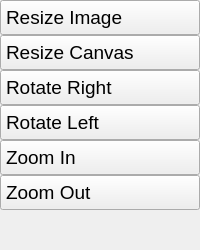
        <widget class="QWidget" name="canvaspage">
         <attribute name="title">
          <string>Canvas</string>
         </attribute>
         <layout class="QVBoxLayout" name="verticalLayout_2">
          <property name="spacing">
           <number>0</number>
          </property>
          <property name="leftMargin">
           <number>0</number>
          </property>
          <property name="topMargin">
           <number>0</number>
          </property>
          <property name="rightMargin">
           <number>0</number>
          </property>
          <property name="bottomMargin">
           <number>0</number>
          </property>
          <item>
           <widget class="QPushButton" name="resizeimage">
            <property name="minimumSize">
             <size>
              <width>0</width>
              <height>22</height>
             </size>
            </property>
            <property name="maximumSize">
             <size>
              <width>16777215</width>
              <height>231</height>
             </size>
            </property>
            <property name="font">
             <font>
              <pointsize>14</pointsize>
             </font>
            </property>
            <property name="styleSheet">
             <string notr="true">QPushButton{
Text-align:left;
padding: 5px 5px 5px 5px;
}

QPushButton:pressed{
background-color: #212F39; 
}

QPushButton:hover {
background-color: #212F39;
}</string>
            </property>
            <property name="text">
             <string>Resize Image</string>
            </property>
            <property name="icon">
             <iconset resource="../icons.qrc">
              <normaloff>:/icons/fullscreen_w.svg</normaloff>:/icons/fullscreen_w.svg</iconset>
            </property>
            <property name="iconSize">
             <size>
              <width>22</width>
              <height>22</height>
             </size>
            </property>
           </widget>
          </item>
          <item>
           <widget class="QPushButton" name="resizecanvas">
            <property name="minimumSize">
             <size>
              <width>0</width>
              <height>22</height>
             </size>
            </property>
            <property name="maximumSize">
             <size>
              <width>16777215</width>
              <height>220</height>
             </size>
            </property>
            <property name="font">
             <font>
              <pointsize>14</pointsize>
             </font>
            </property>
            <property name="styleSheet">
             <string notr="true">QPushButton{
Text-align:left;
padding: 5px 5px 5px 5px;
}

QPushButton:pressed{
background-color: #212F39; 
}

QPushButton:hover {
background-color: #212F39;
}</string>
            </property>
            <property name="text">
             <string>Resize Canvas</string>
            </property>
            <property name="icon">
             <iconset resource="../icons.qrc">
              <normaloff>:/icons/fullscreen_w.svg</normaloff>:/icons/fullscreen_w.svg</iconset>
            </property>
            <property name="iconSize">
             <size>
              <width>22</width>
              <height>22</height>
             </size>
            </property>
           </widget>
          </item>
          <item>
           <widget class="QPushButton" name="rotateright">
            <property name="minimumSize">
             <size>
              <width>0</width>
              <height>22</height>
             </size>
            </property>
            <property name="maximumSize">
             <size>
              <width>16777215</width>
              <height>220</height>
             </size>
            </property>
            <property name="font">
             <font>
              <pointsize>14</pointsize>
             </font>
            </property>
            <property name="styleSheet">
             <string notr="true">QPushButton{
Text-align:left;
padding: 5px 5px 5px 5px;
}

QPushButton:pressed{
background-color: #212F39; 
}

QPushButton:hover {
background-color: #212F39;
}</string>
            </property>
            <property name="text">
             <string>Rotate Right</string>
            </property>
            <property name="icon">
             <iconset resource="../icons.qrc">
              <normaloff>:/icons/rotate_right_w.svg</normaloff>:/icons/rotate_right_w.svg</iconset>
            </property>
            <property name="iconSize">
             <size>
              <width>22</width>
              <height>22</height>
             </size>
            </property>
           </widget>
          </item>
          <item>
           <widget class="QPushButton" name="rotateleft">
            <property name="minimumSize">
             <size>
              <width>0</width>
              <height>22</height>
             </size>
            </property>
            <property name="maximumSize">
             <size>
              <width>16777215</width>
              <height>220</height>
             </size>
            </property>
            <property name="font">
             <font>
              <pointsize>14</pointsize>
             </font>
            </property>
            <property name="styleSheet">
             <string notr="true">QPushButton{
Text-align:left;
padding: 5px 5px 5px 5px;
}

QPushButton:pressed{
background-color: #212F39; 
}

QPushButton:hover {
background-color: #212F39;
}</string>
            </property>
            <property name="text">
             <string>Rotate Left</string>
            </property>
            <property name="icon">
             <iconset resource="../icons.qrc">
              <normaloff>:/icons/rotate_left_w.svg</normaloff>:/icons/rotate_left_w.svg</iconset>
            </property>
            <property name="iconSize">
             <size>
              <width>22</width>
              <height>22</height>
             </size>
            </property>
           </widget>
          </item>
          <item>
           <widget class="QPushButton" name="zoomin">
            <property name="minimumSize">
             <size>
              <width>0</width>
              <height>22</height>
             </size>
            </property>
            <property name="maximumSize">
             <size>
              <width>16777215</width>
              <height>220</height>
             </size>
            </property>
            <property name="font">
             <font>
              <pointsize>14</pointsize>
             </font>
            </property>
            <property name="styleSheet">
             <string notr="true">QPushButton{
Text-align:left;
padding: 5px 5px 5px 5px;
}

QPushButton:pressed{
background-color: #212F39; 
}

QPushButton:hover {
background-color: #212F39;
}</string>
            </property>
            <property name="text">
             <string>Zoom In</string>
            </property>
            <property name="icon">
             <iconset resource="../icons.qrc">
              <normaloff>:/icons/zoom_in_w.svg</normaloff>:/icons/zoom_in_w.svg</iconset>
            </property>
            <property name="iconSize">
             <size>
              <width>22</width>
              <height>22</height>
             </size>
            </property>
           </widget>
          </item>
          <item>
           <widget class="QPushButton" name="zoomout">
            <property name="minimumSize">
             <size>
              <width>0</width>
              <height>22</height>
             </size>
            </property>
            <property name="maximumSize">
             <size>
              <width>16777215</width>
              <height>220</height>
             </size>
            </property>
            <property name="font">
             <font>
              <pointsize>14</pointsize>
             </font>
            </property>
            <property name="styleSheet">
             <string notr="true">QPushButton{
Text-align:left;
padding: 5px 5px 5px 5px;
}

QPushButton:pressed{
background-color: #212F39; 
}

QPushButton:hover {
background-color: #212F39;
}</string>
            </property>
            <property name="text">
             <string>Zoom Out</string>
            </property>
            <property name="icon">
             <iconset resource="../icons.qrc">
              <normaloff>:/icons/zoom_out_w.svg</normaloff>:/icons/zoom_out_w.svg</iconset>
            </property>
            <property name="iconSize">
             <size>
              <width>22</width>
              <height>22</height>
             </size>
            </property>
           </widget>
          </item>
          <item>
           <spacer name="verticalSpacer_4">
            <property name="orientation">
             <enum>Qt::Vertical</enum>
            </property>
            <property name="sizeHint" stdset="0">
             <size>
              <width>20</width>
              <height>40</height>
             </size>
            </property>
           </spacer>
          </item>
         </layout>
        </widget>
